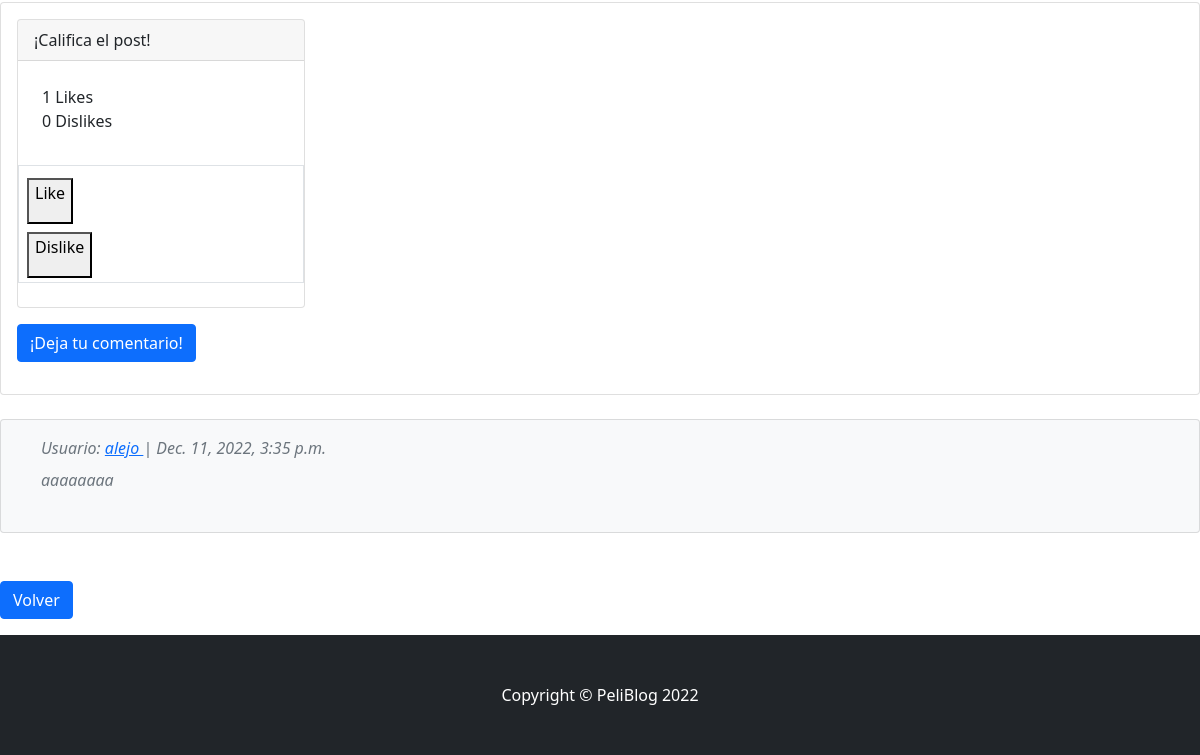
The page /pelicula_detail/El padrino (lower part) on the database as committed earlier.
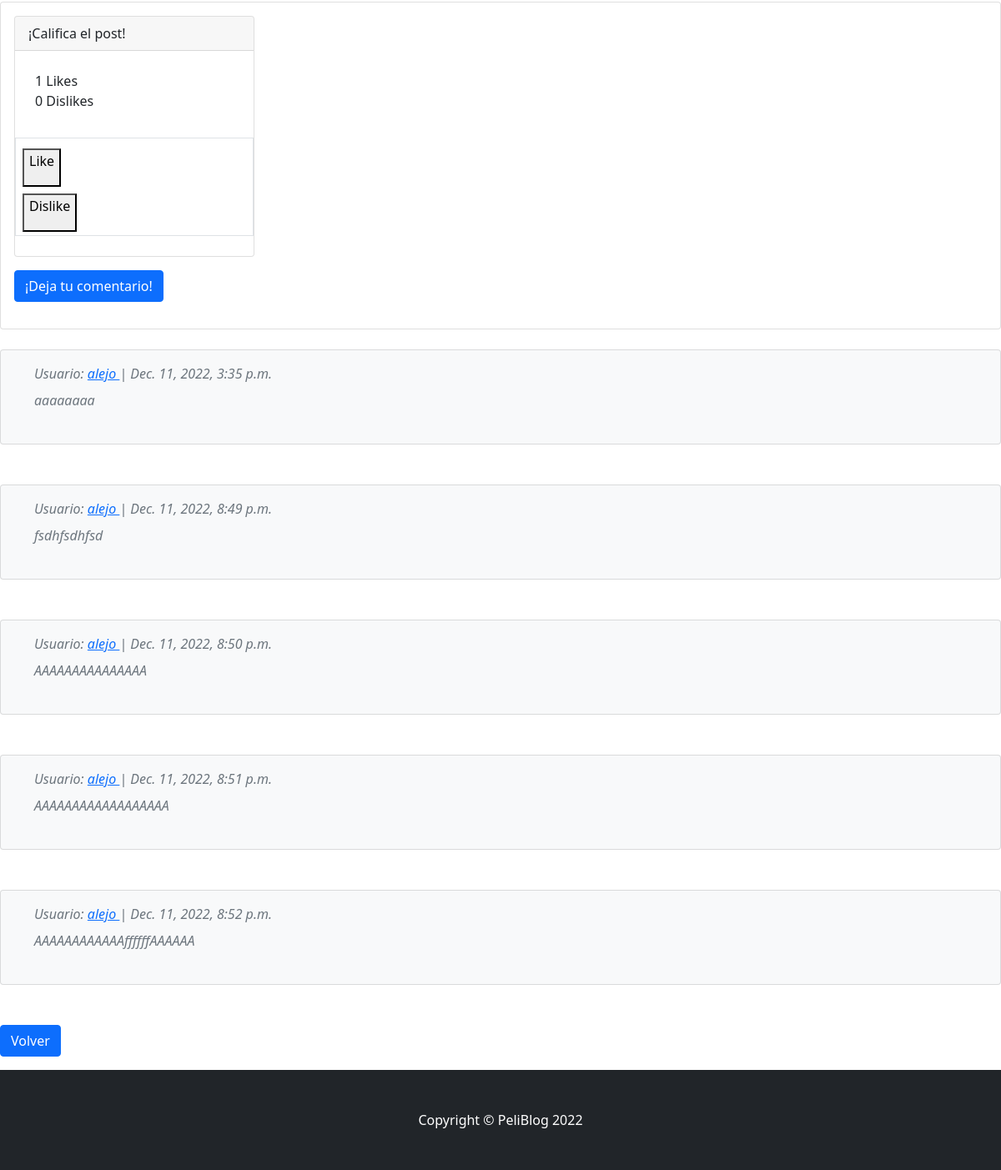
The same page on the database as committed later.
### AppBlog/models.py (models this page shows, shortened)
class Peliculas(models.Model):
    usuario_post = models.ForeignKey(User, blank=True, null=True, on_delete=models.CASCADE)
    autor= models.CharField(max_length=40, blank=True, null=True)
    email = models.EmailField(max_length=40, blank=True, null=True)
    fecha = models.DateField(auto_now_add=True, null=True, blank=True)
    titulo = models.CharField(primary_key=True, max_length=40)
    direccion = models.CharField(max_length=40)
    estreno = models.DateTimeField()
    duracion_en_min = models.IntegerField()
    Primer_cuerpo = models.TextField(max_length=10**10, null=True, blank=True)
    Segundo_cuerpo = models.TextField(max_length=10**10, null=True, blank=True)
    Primer_imagen = models.ImageField(upload_to='posts', null=False, blank=True)
    Segunda_imagen = models.ImageField(upload_to='posts', null=True, blank=True)
    likes = models.ManyToManyField(User, blank=True, related_name='likes')
    dislikes = models.ManyToManyField(User, blank=True, related_name='dislikes')

class Comment(models.Model):
    usuario = models.ForeignKey(User, on_delete=models.CASCADE, related_name='post_comment_author')
    comentario = models.TextField()
    fecha = models.DateTimeField(auto_now_add=True)
    post = models.CharField(max_length=100)

### AppBlog/views.py (the view)
# urls.py: path('pelicula_detail/<pk>', PeliculaDetailView.as_view(), name="DetallePelicula"),
class PeliculaDetailView(DetailView):
    model = Peliculas
    template_name = "AppBlog/post.html"
    fields= "__all__"
    def get_context_data(self, *args, **kwargs ):
        pk = self.kwargs.get('pk')
        context = super(PeliculaDetailView, self).get_context_data(**kwargs)
        context['comentarios']=Comment.objects.filter(post=pk)
        return context

### AppBlog/templates/AppBlog/post.html (shortened to what this page needs)
{% extends 'AppBlog/templates/AppBlog/base2.html' %}
{%load static %}
    {% block ContenidoBody %}
                            <div class="card" style="width: 18rem;">
                                <div class="card-header">¡Califica el post!
                                </div>
                                <div class="card-text">
                                    <ul class="list-unstyled mb-0">
                                        <div id="wrapper">
                                            <div class = "px-4 py-2">
                                                <div class = "flex items-center justify-between">
                                                  <div class = "flex flex-row-reverse items-center">
                                                    <span class="text-cs ml-2 text-gray-500 dark:text-dark-text">{{peliculas.likes.all.count}} Likes </span>
                                                  </div>
                                                  <div class = "flex flex-row-reverse items-center">
                                                    <span class="text-cs ml-2 text-gray-500 dark:text-dark-text">{{peliculas.dislikes.all.count}} Dislikes </span>
                                                  </div>
                                                </div>
                                              </div>
                                            <dic x-data={"open:false"} class="py-2 px-4">
                                                <div class="border border-gray-200 dark:border-dark-third border-1-0 border-r-0 py-1">
                                                    <div class="flex space-x-2">
                                                        <form method="POST" action="{% url 'AppBlog:like' peliculas.pk %}" class="mt-2 px-2">
                                                            <button type="submit" class="flex space-x-2 justify-center items-center hover:bg-gray-100 dark:hover:bg-dark-third text">
                                                                <p class="text-sm font-semibold">Like</p>
                                                            </button>
                                                        </form>
                                                        <form method="POST" action="{% url 'AppBlog:dislike' peliculas.pk %}" class="mt-2 px-2">
                                                            <button type="submit" class="flex space-x-2 justify-center items-center hover:bg-gray-100 dark:hover:bg-dark-third text">
                                                                <p class="text-sm font-semibold">Dislike</p>
                                                            </button>
                                                        </form>
                                            </div>
                                    </ul>
                                </div>
                            </div>
                            <a class="btn btn-primary" href="{% url 'AppBlog:DejarComentario' peliculas.pk %}">¡Deja tu comentario!</a>
                    </div>
                </div>
    {% for comment in comentarios %}
    <section class="mb-5">
        <div class="card bg-light">
            <div class="card-body">
                <div class="d-flex mb-4">
                    <div class="ms-4">
                        <div class="text-muted fst-italic mb-2">Usuario: <a href="{% url 'AppUsers:OpenProfile' peliculas.usuario_post %}">{{comment.usuario}} </a> | {{comment.fecha}}</div>
                            <p1 class="text-muted fst-italic mb-3">{{comment.comentario}}</p1>
                    </div>
                </div>
            </div>
        </div>
    </section>
    {% endfor %}
    {% endblock %}
    {% block BotonVolver %}
    <a class="btn btn-primary" href="{% url 'AppBlog:ListaPelicula' %}">Volver</a>
    {% endblock  %}

### AppBlog/templates/AppBlog/base2.html (shortened to what this page needs)
<!DOCTYPE html>
<html lang="en">
    <head>
        {% load static %}
        <link href="{% static 'AppBlog/css/styles.css' %}" rel="stylesheet" />
        <link href="#" rel="stylesheet" />
    </head>
    <body>
    <div class="card mb-4">
        <div class="card-body">
                {% block ContenidoBody %}
                {% endblock  %}
                {% block BotonVolver %}
    {% endblock  %}
        <footer class="py-5 bg-dark">
            <div class="container"><p class="m-0 text-center text-white">Copyright &copy; PeliBlog 2022</p></div>
        </footer>
    </body>
</html>

Rows that differ between the two databases and show on the page:
added Comment: usuario "alejo", fecha "Dec. 11, 2022, 8:49 p.m.", comentario "fsdhfsdhfsd"
added Comment: usuario "alejo", fecha "Dec. 11, 2022, 8:50 p.m.", comentario "AAAAAAAAAAAAAAA"
added Comment: usuario "alejo", fecha "Dec. 11, 2022, 8:51 p.m.", comentario "AAAAAAAAAAAAAAAAAA"
added Comment: usuario "alejo", fecha "Dec. 11, 2022, 8:52 p.m.", comentario "AAAAAAAAAAAAffffffAAAAAA"
